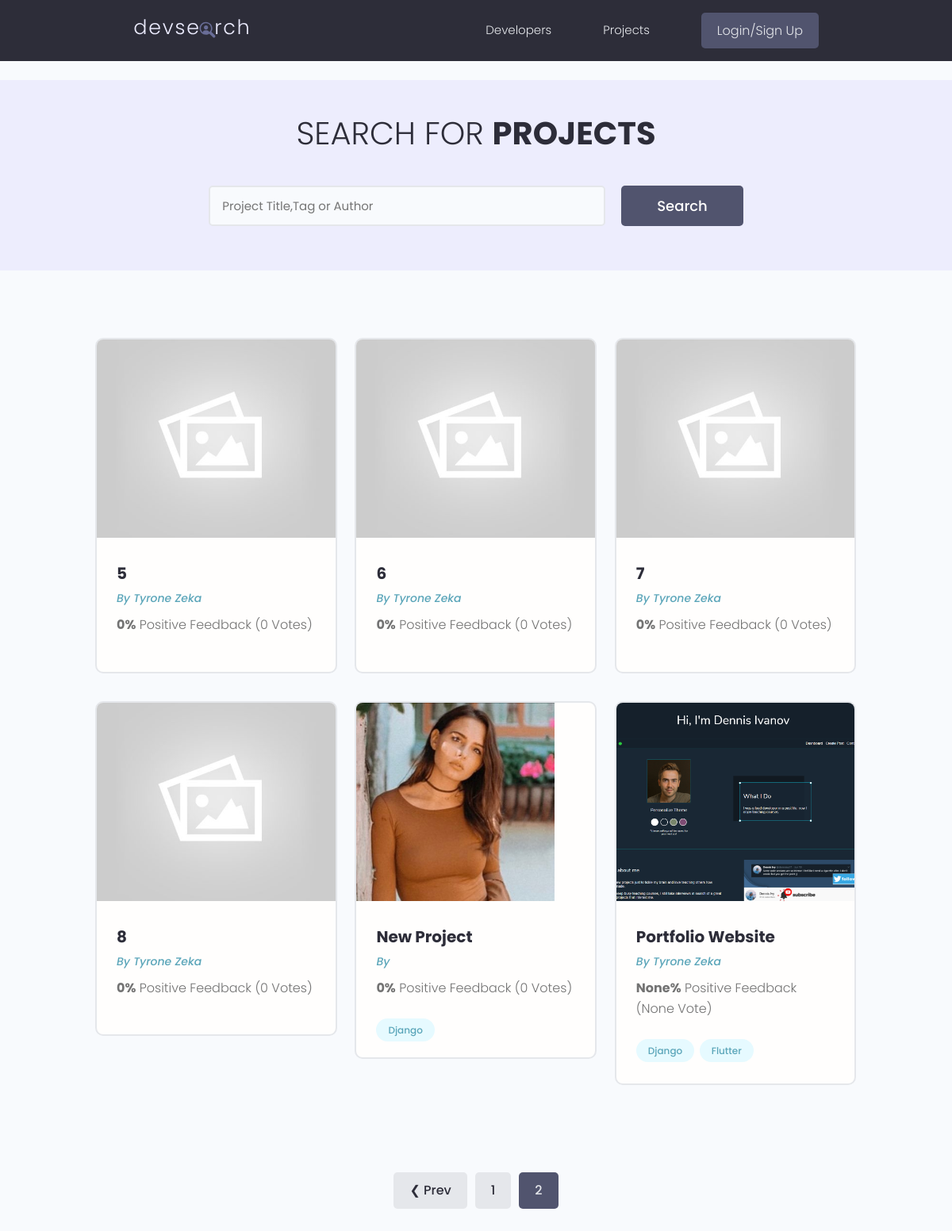
Screenshot of /projects/?page=2 with the database file from the repository.
### projects/models.py (models this page shows, shortened)
class Project(models.Model):
    owner = models.ForeignKey(Profile,null = True, blank = True, on_delete = models.SET_NULL)
    title = models.CharField(max_length=200)
    description = models.TextField(null=True, blank=True) # blank is for making a post request/form upload and null for database
    featured_image = models.ImageField(null=True, blank =True, default="default.jpg")
    demo_link = models.CharField(max_length=2000, null = True, blank=True)
    source_link = models.CharField(max_length=2000, null= True, blank = True)
    tags = models.ManyToManyField('Tag', blank=True)
    vote_total = models.IntegerField(default=0, null=True, blank=True)
    vote_ratio = models.IntegerField(default=0, null=True, blank=True)
    created = models.DateTimeField(auto_now_add=True)
    id = models.UUIDField(default=uuid.uuid4,unique=True, primary_key=True, editable=False)
    class Meta:
        ordering = ['-vote_ratio','-vote_total','title']

class Tag(models.Model):
    name = models.CharField(max_length=200)
    created = models.DateTimeField(auto_now_add=True)
    id = models.UUIDField(default=uuid.uuid4,unique=True, primary_key=True, editable=False)
    def __str__(self) -> str:
        return self.name

### users/models.py (models this page shows, shortened)
class Profile(models.Model):
    user = models.OneToOneField(User, on_delete = models.CASCADE, null = True, blank = True)
    name = models.CharField(max_length=200,blank=True,null=True)
    email = models.EmailField(max_length = 500, blank =True, null = True)
    username = models.CharField(max_length=200,null=True,blank=True)
    location = models.CharField(max_length=200,null=True,blank=True)
    short_intro = models.CharField(max_length=200,null=True,blank=True)
    bio = models.TextField(blank=True,null=True)
    profile_picture = models.ImageField(null = True,blank = True, upload_to = 'profiles/', default = 'profiles/user-default.png')
    social_github = models.CharField(max_length=200,blank=True,null=True)
    social_twitter = models.CharField(max_length=200,blank=True,null=True)
    social_linkedin = models.CharField(max_length=200,blank=True,null=True)
    social_website = models.CharField(max_length=200,blank=True,null=True)
    created = models.DateTimeField(auto_now_add = True )
    id = models.UUIDField(default=uuid.uuid4,unique=True, primary_key=True, editable=False)

### projects/views.py (the view)
# urls.py: path('projects/', include('projects.urls')),
def projects(request):
    projects,search_query = searchProjects(request)
    custom_range,projects = paginateProjects(request,projects,6)
    context = {'projects': projects,'search_query':search_query,'custom_range':custom_range}
    return render(request, 'projects/projects.html', context)

### projects/utils.py (called while the page is built)
def searchProjects(request):
    search_query = ''
    if request.GET.get('query'):
        search_query = request.GET.get('query')
    tags = Tag.objects.filter(name__icontains=search_query)
    projects = Project.objects.distinct().filter(
        Q(title__icontains=search_query) |
        Q(owner__name__icontains=search_query) |
        Q(tags__in = tags)
    )
    return projects, search_query

def paginateProjects(request,projects,results):
    page = request.GET.get('page')
    paginator = Paginator(projects,results)
    try:
        projects = paginator.page(page)
    except PageNotAnInteger:
        page = 1
        projects = paginator.page(page)
    except EmptyPage:
        page = paginator.num_pages
        projects = paginator.page(page)
    leftIndex = (int(page) - 4)
    if leftIndex < 1:
        leftIndex = 1
    rightIndex = (int(page)+5)
    if rightIndex > paginator.num_pages:
        rightIndex = paginator.num_pages + 1
    custom_range = range(leftIndex,rightIndex)
    return custom_range,projects

### projects/templates/projects/projects.html (shortened to what this page needs)
{% extends 'main.html' %}
{% block content %}
 <main class="projects">
   <section class="hero-section text-center">
     <div class="container container--narrow">
       <div class="hero-section__box">
         <h2>Search for <span>Projects</span></h2>
       </div>
       <div class="hero-section__search">
         <form class="form" id="searchForm" action="{% url 'projects' %}" method="get">
           <div class="form__field">
             <input class="input input--text" id="formInput#search" type="text" name="query" value="{{search_query}}"
               placeholder="Project Title,Tag or Author" />
           </div>
           <input class="btn btn--sub btn--lg" type="submit" value="Search" />
         </form>
       </div>
     </div>
   </section>
   <section class="projectsList">
     <div class="container">
       <div class="grid grid--three">
      {% for project in projects %}
         <div class="column">
           <div class="card project">
             <a href="{% url 'project' project.id %}" class="project">
               <img class="project__thumbnail" src="{{project.featured_image.url}}" alt="project thumbnail" />
               <div class="card__body">
                 <h3 class="project__title">{{project.title}}</h3>
                 <p><a class="project__author" href="{% url 'user-profile' project.owner.id %}">By {{project.owner.name}}</a></p>
                 <p class="project--rating">
                   <span style="font-weight: bold;">{{project.vote_ratio}}%</span> Positive
                   Feedback ({{project.vote_total}} Vote{{project.vote_total| pluralize:"s"}})
                 </p>
                 <div class="project__tags">
                  {% for tag in project.tags.all %}
                   <span class="tag tag--pill tag--main">
                     <small>{{tag}}</small>
                   </span>
                   {% endfor %}
                 </div>
               </div>
             </a>
           </div>
         </div>
      {% endfor %}
       </div>
     </div>
   </section>
   {% include 'pagination.html' with queryset=projects custom_range=custom_range %}
 </main>
{% endblock content %}

### static/styles/app.css (style rules this page uses)
:root { --color-sub: #2d2d39; }
.btn--sub { background-color: var(--color-sub-light); }
.card { border: 2px solid var(--color-light); }
img { width: 100%; }
.hero-section { height: 40vh; display: flex; align-items: center; background-color: var(--color-sub); }
.hero-section__box { margin-bottom: 4rem; }
.hero-section__box > h2, .hero-section__box > h2 > span { font-size: 4rem; color: var(--color-light); line-height: 1.3; text-transform: uppercase; }
.hero-section__box > h2 { font-weight: 300; }
.hero-section__box > h2 > span { font-weight: 700; }
.hero-section__search > .form { display: flex; align-items: center; justify-content: center; gap: 2rem; }
.hero-section__search > .form input.input--text { width: 50rem; }
.project__author { font-size: 1.4rem; font-style: italic; }
.project--rating { margin-bottom: 1.6em; margin-top: .5em; }
.projects > .hero-section { background: var(--color-sub-lighter); height: 30vh; }
.projects .hero-section__box { margin-bottom: 2.5rem; }
.projects .hero-section__box > h2 { color: var(--color-sub); }
.projects .hero-section__box > h2 > span { font-weight: 700; color: var(--color-sub); }
.projectsList { margin-top: 8rem; }
.project__thumbnail { height: 25rem; object-fit: cover; object-position: top center; }
.project__title { font-size: 2rem; font-weight: 700; color: var(--color-sub); }

### static/uikit/styles/modules/_variables.css (style rules this page uses)
:root { --color-main: #5aa5b9; --color-main-light: #e6faff; --color-sub: #3f4156; --color-sub-light: #51546e; --color-sub-lighter: #ededfd; --color-text: #737373; --color-gray: #8b8b8b; --color-light: #e5e7eb; --color-light-gray: #767676; --color-bg: #f8fafd; --color-white: #fffefd; --color-white-light: #f3f3f3; --color-success: #359e64; --color-success-bg: #def8e8; --color-error: #fc4b0b; --color-error-bg: #fff2ee; --font-base: 'Poppins', arial, helvetica, 'Segoe UI', roboto, ubuntu, sans-serif; --font-monospace: 'Fira Code', 'Courier New', courier, monospace; --font-regular: 300; --font-medium: 500; --font-bold: 700; --generic-shadow: 1px 1px 5px #00000010; --generic-transition: all 0.3s ease-in-out; }

### static/uikit/styles/modules/_base.css (style rules this page uses)
* { margin: 0; padding: 0; box-sizing: border-box; text-rendering: optimizeLegibility; color: inherit; font-size: inherit; }
html { font-size: 50%; }
@media only screen and (min-width: 480px) { html { font-size: 56.25%; } }
@media only screen and (min-width: 1200px) { html { font-size: 62.5%; } }
body { line-height: 1.6; font-weight: 400; font-size: 1.5rem; color: var(--color-text); background-color: var(--color-bg); min-height: 100vh; }

### static/uikit/styles/modules/_typography.css (style rules this page uses)
* { font-family: var(--font-base); }
h2 { font-size: 3.6rem; font-weight: var(--font-bold); }
h3 { font-size: 3.2rem; font-weight: var(--font-medium); }
p, span, strong { font-size: 1.6rem; color: var(--color-text); font-weight: var(--font-regular); }
a { padding-bottom: 2px; text-decoration: none; display: inline-block; color: var(--color-main); font-weight: var(--font-medium); }

### static/uikit/styles/modules/_utilities.css (style rules this page uses)
.container { width: 92%; max-width: 165rem; margin: 0 auto; box-sizing: border-box; }
.container--narrow { width: 92%; max-width: 120rem; }
@media screen and (min-width: 1000px) { .container { width: 90%; } }
@media screen and (min-width: 1000px) { .container--narrow { width: 85%; } }
@media screen and (min-width: 1200px) { .container { width: 80%; } }
@media screen and (min-width: 1200px) { .container--narrow { width: 72%; } }
.text-center { text-align: center; }

### static/uikit/styles/modules/_button.css (style rules this page uses)
.btn { display: inline-block; position: relative; cursor: pointer; background-color: var(--color-light); font-weight: var(--font-medium); color: var(--color-sub); text-decoration: none; padding: 1rem 2rem; border-radius: 0.5rem; border: none; width: -webkit-fit-content; width: -moz-fit-content; width: fit-content; height: -webkit-fit-content; height: -moz-fit-content; height: fit-content; font-size: 1.6rem; outline-width: 0; outline-color: transparent; -webkit-backface-visibility: hidden; backface-visibility: hidden; transition: all 0.3s ease-in-out; }
.btn--sub { background-color: var(--color-sub); color: var(--color-white); }
.btn--lg { font-size: 1.8rem; padding: 1.2rem 4.5rem; }

### static/uikit/styles/modules/_card.css (style rules this page uses)
.card { border-radius: 1rem; background-color: var(--color-white); border: 1.5px solid var(--color-light); width: auto; height: auto; margin-top: 0.5rem; margin-bottom: 0.5rem; overflow: hidden; }
.card__body, .card__header { padding: 2rem 2.5rem; }

### rows the page displays
Project: featured_image (placeholder picture), title "5", owner.name "Tyrone Zeka", vote_ratio "0", vote_total "0", vote_total|pluralize "s"
Project: featured_image (placeholder picture), title "6", owner.name "Tyrone Zeka", vote_ratio "0", vote_total "0", vote_total|pluralize "s"
Project: featured_image (placeholder picture), title "7", owner.name "Tyrone Zeka", vote_ratio "0", vote_total "0", vote_total|pluralize "s"
Project: featured_image (placeholder picture), title "8", owner.name "Tyrone Zeka", vote_ratio "0", vote_total "0", vote_total|pluralize "s"
Project: featured_image (picture), title "New Project", vote_ratio "0", vote_total "0", vote_total|pluralize "s"
Tag: name "Django"
Project: featured_image (picture), title "Portfolio Website", owner.name "Tyrone Zeka", vote_ratio "None", vote_total "None"
Tag: name "Flutter"

### other values shown
{{ page }} "1"
{{ page }} "2"
